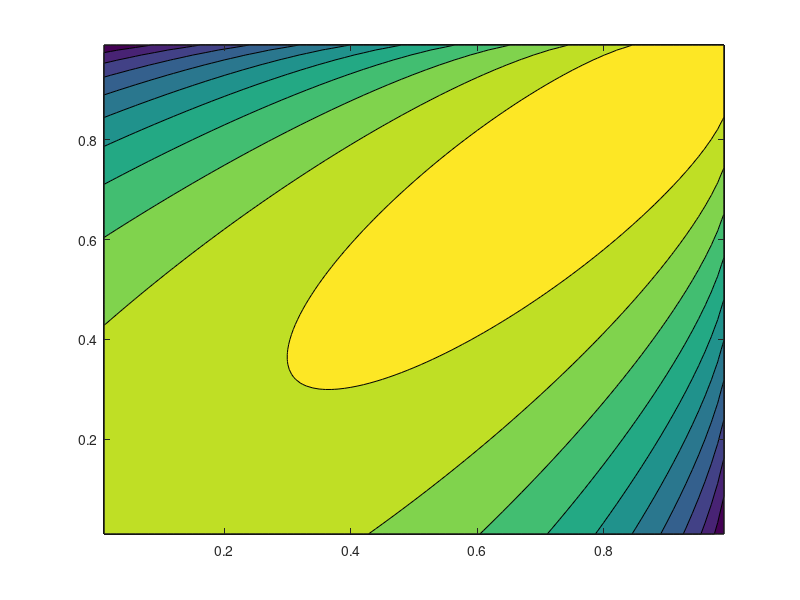

The MATLAB script that drew this image:
clear all;
clc;
lambda1=1;
lambda2=1;
theta=0.1;
c11=1.15;
c12=1.15;
c2=5;
r0=4;
l_mem=zeros(99,99);
for p11=0.01:0.01:0.99
    for p12=0.01:0.01:0.99
        p21=1-p11;
        p22=1-p12;
        l=p11*lambda1/c11+p12*lambda2/c12+(sqrt(p21*lambda1)+sqrt(p22*lambda2))^2/c2+(sqrt(lambda1*(theta*p11+p21))+sqrt(lambda2*(theta*p12+p22)))^2/r0;
        n1=round(p11/0.01);
        n2=round(p12/0.01);
        l_mem(n1,n2)=l;
    end;
end;
p11=linspace(0.01,0.99,99);
p12=linspace(0.01,0.99,99);
surf(p11,p12,l_mem);
contourf(p11,p12,l_mem);
% figure(2);
% hold on;
% for n1=10:10:90
%     p12=0.01:0.01:0.99;
%         plot(p12,l_mem(n1,:));
% end;

